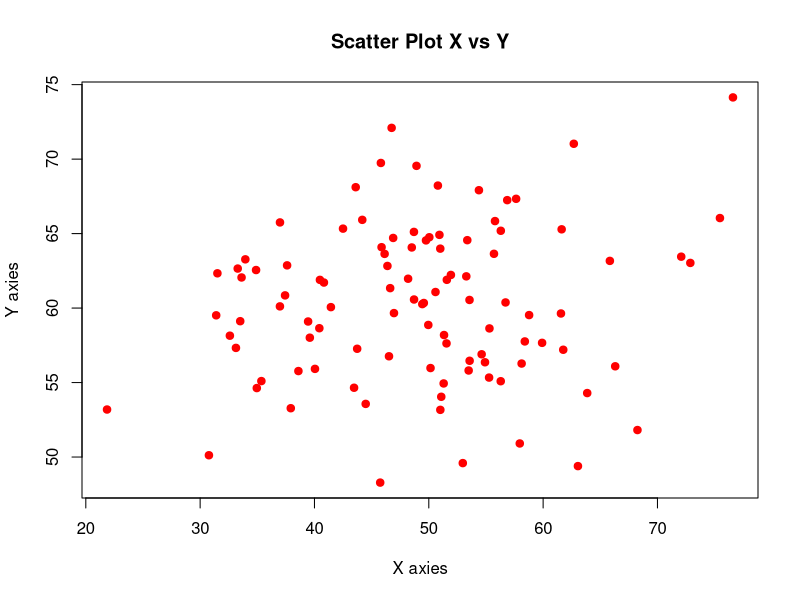
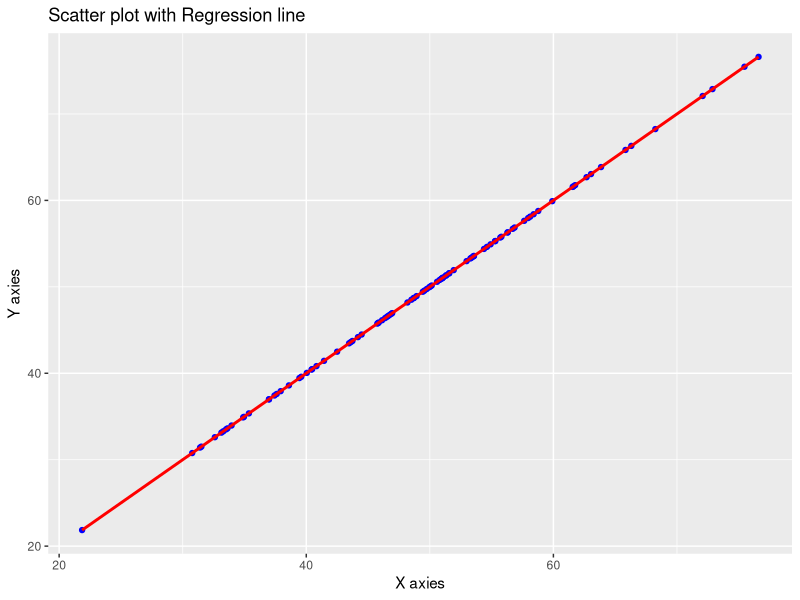

The R source for these figures, in order:
# The Grammar of Graphics
# Data: The dataset you are visualizing.
# Aesthetics: aes() Mapping variables to visual properties. such x-axies y-axies.
# Geometrics: The type of plot
# Facets: Small multiples (subplots by category).
# Stats: Statistical transformations (e.g., binning, smoothing).
# Coordinates: Axis scales and transformations.
# Themes: Non-data ink (fonts, colors, backgrounds).


# Scatter plot
# Scatter plot is used to visualize the relationship between two variables.
library(ggplot2)
data = data.frame(
  x = rnorm(100, mean=50, sd=10),
  y = rnorm(100, mean=60, sd=5)
)

data

# Method 1: by using the built-in plot function
plot(data$x, data$y, main = 'Scatter Plot X vs Y', xlab = 'X axies', ylab = 'Y axies', pch=19, col='red')


# Method 2: by using the ggplot2 library
ggplot(data, aes(x=x, y=x)) +
  geom_point(color='blue') +
  geom_smooth(method = 'lm', se=FALSE,color='red') +
  ggtitle('Scatter plot with Regression line') +
  xlab('X axies') +
  ylab('Y axies')
  theme_minimal()




















